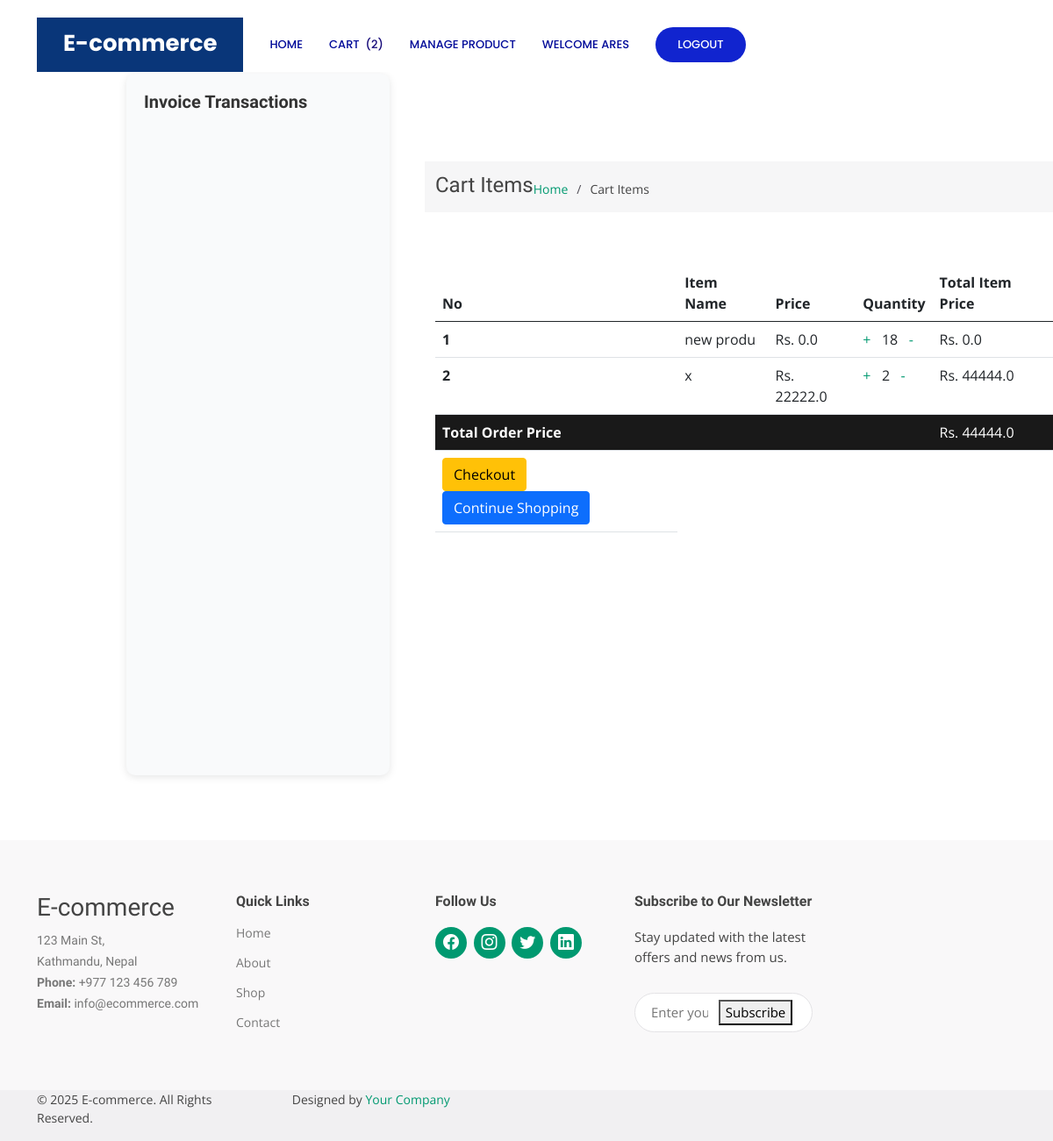
The app's page /orderlist (signed in) with its own data.
### core/models.py (models this page shows, shortened)
class Order(models.Model):
    user = models.ForeignKey(User, on_delete=models.CASCADE)
    items = models.ManyToManyField(OrderItem)
    start_date = models.DateTimeField(auto_now_add=True)
    ordered_date = models.DateTimeField()
    ordered = models.BooleanField(default=False)
    order_id = models.UUIDField(default=uuid.uuid4, editable=False, unique=True)
    datetime_ofpayment = models.DateTimeField(auto_now_add=True)
    order_delivered = models.BooleanField(default=False)
    order_received = models.BooleanField(default=False)
    product_order_id = models.CharField(max_length=500, null=True, blank=True)
    esewa_payment_id = models.CharField(max_length=500, null=True, blank=True)
    def get_total_price(self):
        total = 0
        for order_item in self.items.all():
            total += order_item.get_final_price()
        return total

class OrderItem(models.Model):
    user = models.ForeignKey(User, on_delete=models.CASCADE)
    ordered = models.BooleanField(default=False)
    product = models.ForeignKey(Product, on_delete=models.CASCADE)
    quantity = models.IntegerField(default=1)
    def get_total_item_price(self):
        return self.quantity * self.product.price
    def get_final_price(self):
        return self.get_total_item_price()

class Product(models.Model):
    name = models.CharField(max_length=100)
    category = models.ForeignKey("Category", on_delete=models.CASCADE)
    desc = models.TextField()
    price = models.FloatField(default=0.0)
    product_available_count = models.IntegerField(default=0)
    img = models.ImageField(upload_to="images/")

### core/views.py (the view)
# urls.py: path("orderlist", views.orderlist, name="orderlist"),
def orderlist(request):
    invoices = Invoice.objects.filter(user_id=request.user.id)
    print("Invoices:", invoices)
    if Order.objects.filter(user=request.user, ordered=False).exists():
        order = Order.objects.get(user=request.user, ordered=False)
        return render(request, "core/orderlist.html", {"order": order, "invoices": invoices})
    return render(request, "core/orderlist.html", {"message": "Your Cart is Empty", "invoices": invoices})

### templates/core/orderlist.html (shortened to what this page needs)
{% extends 'core/base.html' %}  {% block content %}
<div>
  <div id="main" class="container mx-auto px-4 py-8">
    <div class="sidebar">
      <h3>Invoice Transactions</h3>
    </div>
    <main id="main-container">
      <section class="breadcrumbs">
        <div class="container">
          <h2>Cart Items</h2>
          <div class="d-flex justify-content-between align-items-center">
            <ol>
              <li><a href="{% url 'index' %}">Home</a></li>
              <li>Cart Items</li>
            </ol>
          </div>
        </div>
      </section>
      <section class="inner-page">
        <div class="container">
          <table class="table">
            <thead class="thead-dark">
              <tr>
                <th scope="col">No</th>
                <th scope="col">Item Name</th>
                <th scope="col">Price</th>
                <th scope="col">Quantity</th>
                <th scope="col">Total Item Price</th>
              </tr>
            </thead>
            <tbody>
              {% for order_item in order.items.all %}
              <tr>
                <th scope="row">{{ forloop.counter }}</th>
                <td>{{ order_item.product.name }}</td>
                <td>Rs. {{ order_item.product.price }}</td>
                <td>
                  <a href="{% url 'add_item' order_item.product.pk %}">+</a>
                  &nbsp; {{ order_item.quantity }} &nbsp;
                  <a href="{% url 'remove_item' order_item.product.pk %}">-</a>
                </td>
                <td>Rs. {{ order_item.get_total_item_price }}</td>
              </tr>
              {% endfor %} {% if order.get_total_price %}
              <tr class="row100 body" style="background-color: #191919">
                <td class="cell100 column1" style="color: white">
                  <b>Total Order Price</b>
                </td>
                <td class="cell100 column2"></td>
                <td class="cell100 column3"></td>
                <td class="cell100 column4"></td>
                <td class="cell100 column5" style="color: white">
                   Rs. {{ order.get_total_price}}
                </td>
              </tr>
              <tr class="row100 body">
                <td class="cell100 column1">
                  <a
                    href="{% url 'payment' %}"
                    class="btn btn-warning float-right ml-2"
                    >Checkout</a
                  >
                  <a href="/" class="btn btn-primary float-right"
                    >Continue Shopping</a
                  >
                </td>
              </tr>
              {% endif %}
            </tbody>
          </table>
        </div>
      </section>
    </main>
  </div>
  <div class="pagination mt-6">
  </div>
</div>
{% endblock %}

### templates/core/base.html (shortened to what this page needs)
<!doctype html>
{% load static %} {% load cart_template_tag %}
<html lang="en">
    <head>
        <link href="{% static 'css/style.css' %}" rel="stylesheet" />
        <link href="{% static 'vendor/aos/aos.css' %}" rel="stylesheet" />
        <link
            href="{% static 'vendor/bootstrap/css/bootstrap.min.css' %}"
            rel="stylesheet"
        />
        <link
            href="{% static 'vendor/bootstrap-icons/bootstrap-icons.css' %}"
            rel="stylesheet"
        />
        <link
            href="{% static 'vendor/boxicons/css/boxicons.min.css' %}"
            rel="stylesheet"
        />
        <link
            href="{% static 'vendor/glightbox/css/glightbox.min.css' %}"
            rel="stylesheet"
        />
        <link
            href="{% static 'vendor/remixicon/remixicon.css' %}"
            rel="stylesheet"
        />
        <link
            href="{% static 'vendor/swiper/swiper-bundle.min.css' %}"
            rel="stylesheet"
        />
        <link href="{% static 'css/style.css' %}" rel="stylesheet" />
    </head>
    <body>
        <header id="header" class="fixed-top d-flex align-items-center">
            <div class="container">
                <div
                    class="header-container d-flex align-items-center justify-content-between"
                >
                    <div class="logo">
                        <h1 class="text-light">
                            <a href="{% url 'index' %}"
                                ><span>E-commerce</span></a
                            >
                        </h1>
                    </div>
                    <nav id="navbar" class="navbar">
                        <ul>
                            {% if user.is_authenticated %}
                            <li>
                                <a class="nav-link scrollto active" href="/"
                                    >Home</a
                                >
                            </li>
                            <li>
                                <a
                                    class="nav-link scrollto active"
                                    href="{% url 'orderlist' %}"
                                    >Cart&nbsp;&nbsp;
                                    <div style="color: rgb(20, 9, 121)">
                                        ({{request.user | cart_item_count }})
                                    </div>
                                </a>
                            </li>
                            {% if user.is_superuser %}
                            <li>
                                <a
                                    class="nav-link scrollto active"
                                    href="/manageProducts"
                                    >Manage Product</a
                                >
                            </li>
                            {% endif %}
                            <li>
                                <a class="nav-link scrollto active" href="#hero"
                                    >Welcome {{user.username}}</a
                                >
                            </li>
                            <li>
                                <a
                                    class="getstarted scrollto"
                                    href="{% url 'user_logout' %}"
                                    >Logout</a
                                >
                            </li>
                            {% endif %}
                        </ul>
                    </nav>
                </div>
            </div>
        </header>
         {% block content %} {% endblock %}
        <footer id="footer">
            <div class="footer-top">
                <div class="container">
                    <div class="row">
                        <div class="col-lg-3 col-md-6 footer-contact">
                            <h3>E-commerce</h3>
                            <p>
                                123 Main St, <br />
                                Kathmandu, Nepal <br />
                                <strong>Phone:</strong> +977 123 456 789<br />
                                <strong>Email:</strong> info@ecommerce.com<br />
                            </p>
                        </div>
                        <div class="col-lg-3 col-md-6 footer-links">
                            <h4>Quick Links</h4>
                            <ul>
                                <li><a href="{% url 'index' %}">Home</a></li>
                                <li><a href="#">About</a></li>
                                <li>
                                    <a href="{% url 'all_products' %}">Shop</a>
                                </li>
                                <li>
                                    <a href="/accounts/contact">Contact</a>
                                </li>
                            </ul>
                        </div>
                        <div class="col-lg-3 col-md-6 footer-social">
                            <h4>Follow Us</h4>
                            <div class="social-links">
                                <a
                                    href="https://www.facebook.com"
                                    class="facebook"
                                    target="_blank"
                                    ><i class="bi bi-facebook"></i
                                ></a>
                                <a
                                    href="https://www.instagram.com"
                                    class="instagram"
                                    target="_blank"
                                    ><i class="bi bi-instagram"></i
                                ></a>
                                <a
                                    href="https://www.twitter.com"
                                    class="twitter"
                                    target="_blank"
                                    ><i class="bi bi-twitter"></i
                                ></a>
                                <a
                                    href="https://www.linkedin.com"
                                    class="linkedin"
                                    target="_blank"
                                    ><i class="bi bi-linkedin"></i
                                ></a>
                            </div>
                        </div>
                        <div class="col-lg-3 col-md-6 footer-newsletter">
                            <h4>Subscribe to Our Newsletter</h4>
                            <p>
                                Stay updated with the latest offers and news
                                from us.
                            </p>
                            <form action="" method="post">
                                <input
                                    type="email"
                                    name="email"
                                    placeholder="Enter your email"
                                    required
                                />
                                <button type="submit">Subscribe</button>
                            </form>
                        </div>
                    </div>
                </div>
            </div>
            <div class="footer-bottom">
                <div class="container">
                    <div class="row">
                        <div class="col-lg-6 text-center text-lg-start">
                            <p>&copy; 2025 E-commerce. All Rights Reserved.</p>
                        </div>
                        <div class="col-lg-6 text-center text-lg-end">
                            <p>
                                Designed by
                                <a
                                    href="https://www.yourwebsite.com"
                                    target="_blank"
                                    >Your Company</a
                                >
                            </p>
                        </div>
                    </div>
                </div>
            </div>
        </footer>
    </body>
</html>

### records on screen
OrderItem: product.name "new produ", product.price "0.0", quantity "18", get_total_item_price "0.0"
OrderItem: product.name "x", product.price "22222.0", quantity "2", get_total_item_price "44444.0"
Order: get_total_price "44444.0"

### other values on screen
{{ request.user | cart_item_count }} "2"
{{ user.username }} "ARES"
